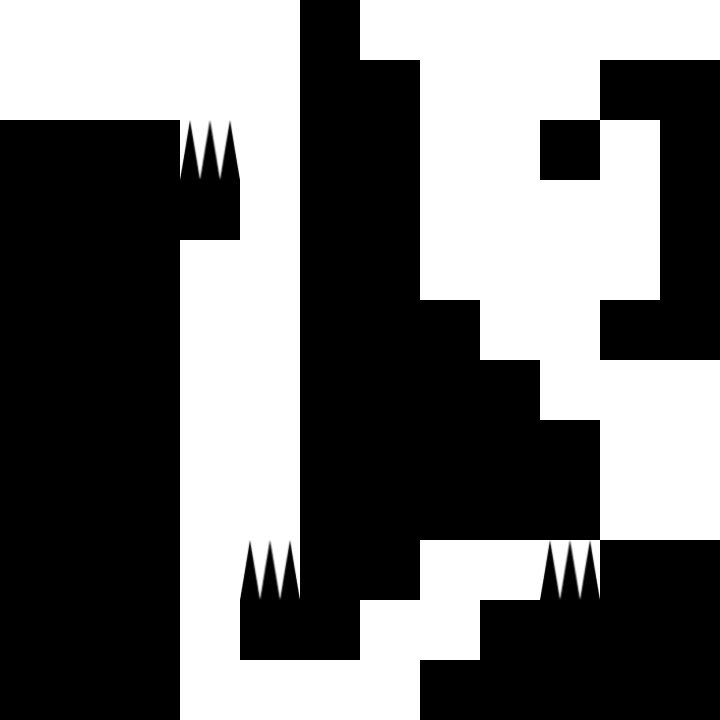

A level layout from a 2D game, rendered from its tile map. Below: a short description, then the map file with its tile-grid data intact:
An orthogonal 12x12 tile map with 60x60 px tiles, 1 tile layer (Layer2) and 5 objects (rigid_square_2, rigid_square_1, key1, gate2, gate1).

<map version="1.5" tiledversion="1.7.2" orientation="orthogonal" renderorder="right-down" width="12" height="12" tilewidth="60" tileheight="60" infinite="0" nextlayerid="6" nextobjectid="6">
 <tileset firstgid="1" source="graph.tsx" />
 <layer id="1" name="Layer2" width="12" height="12">
  <data encoding="csv">
1,1,1,1,1,3,1,1,1,1,1,1,
1,1,1,1,1,3,3,1,1,1,3,3,
3,3,3,2,1,3,3,1,1,3,1,3,
3,3,3,3,1,3,3,1,1,1,1,3,
3,3,3,1,1,3,3,1,1,1,1,3,
3,3,3,1,1,3,3,3,1,1,3,3,
3,3,3,1,1,3,3,3,3,1,1,1,
3,3,3,1,1,3,3,3,3,3,1,1,
3,3,3,1,1,3,3,3,3,3,1,1,
3,3,3,1,2,3,3,1,1,2,3,3,
3,3,3,1,3,3,1,1,3,3,3,3,
3,3,3,1,1,1,1,3,3,3,3,3
</data>
 </layer>
 <objectgroup id="2" name="Object" />
 <objectgroup id="3" name="RigidSquare1">
  <properties>
   <property name="anchorX" type="float" value="0.5" />
   <property name="anchorY" type="float" value="0.25" />
   <property name="params" value="{&quot;actionType&quot;:&quot;rotate&quot;, &quot;duration&quot;: 2.0, &quot;rotateAngle&quot;: -90}" />
   <property name="script" value="Platform" />
  </properties>
  <object id="3" name="rigid_square_2" gid="7" x="540" y="540" width="60" height="60" />
  <object id="4" name="rigid_square_1" gid="7" x="540" y="480" width="60" height="60" />
 </objectgroup>
 <objectgroup id="4" name="Trigger">
  <object id="5" name="key1" gid="4" x="660" y="600" width="60" height="60">
   <properties>
    <property name="params" value="{&quot;targetPlatforms&quot;: &quot;RigidSquare1&quot;}" />
    <property name="script" value="PlatformTrigger" />
   </properties>
  </object>
 </objectgroup>
 <objectgroup id="5" name="Transfer">
  <object id="2" name="gate2" gid="6" x="540" y="120" width="60" height="60">
   <properties>
    <property name="target_gate" value="gate1" />
    <property name="target_level" value="level7" />
   </properties>
  </object>
  <object id="1" name="gate1" gid="6" x="60" y="120" width="60" height="60">
   <properties>
    <property name="target_gate" value="gate2" />
    <property name="target_level" value="level5" />
   </properties>
  </object>
 </objectgroup>
</map>